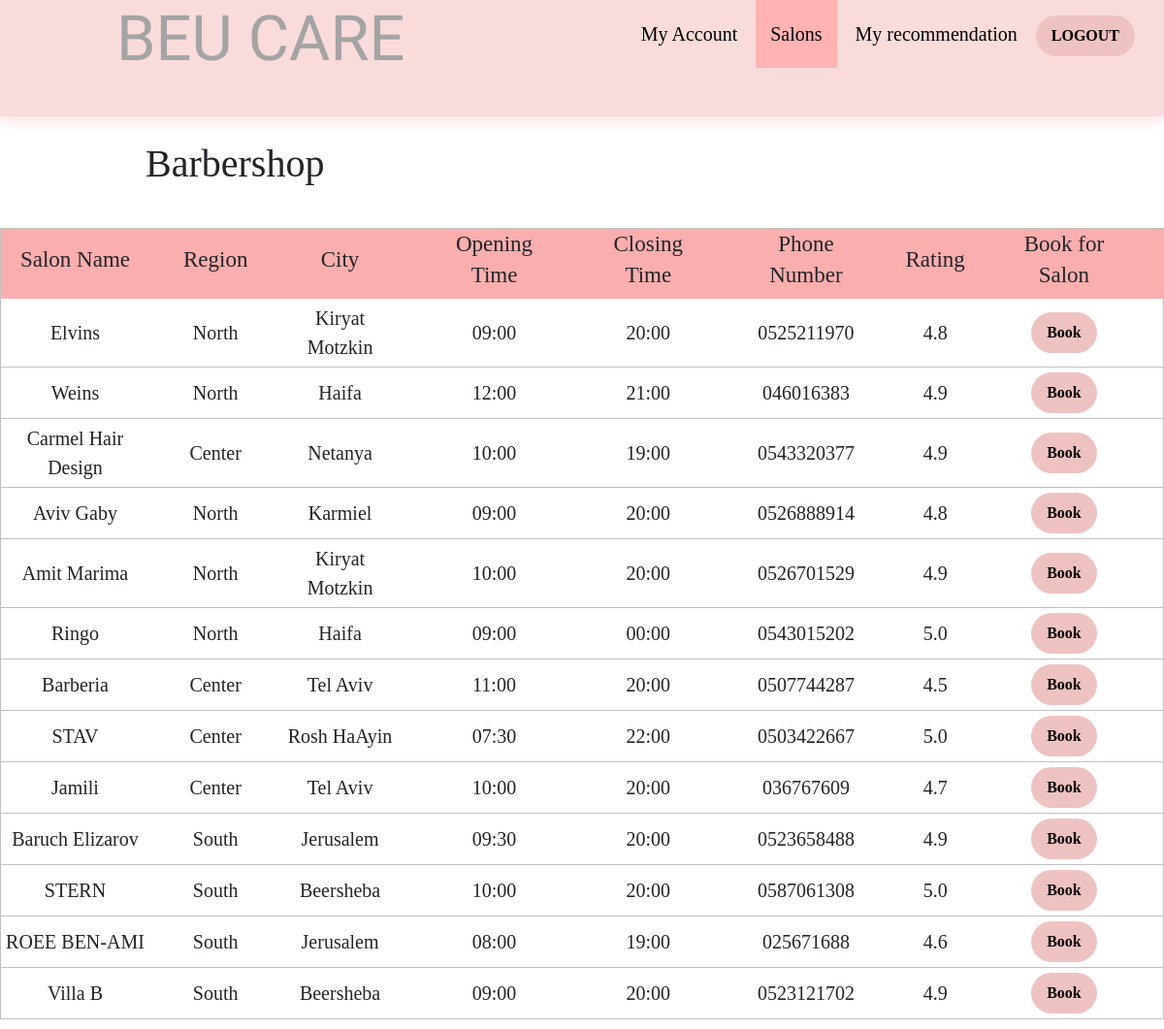
/Mysalon-project/barber.php, run on the app's committed database.
### tables this page shows
CREATE TABLE `salon` (
  `SalonID` int(11) NOT NULL,
  `SalonName` varchar(45) NOT NULL,
  `ServiceId` int(11) NOT NULL,
  `Region` varchar(45) NOT NULL,
  `City` varchar(60) NOT NULL,
  `OpeningTIme` time(2) NOT NULL,
  `ClosingTime` time(2) NOT NULL,
  `Rating` decimal(10,1) DEFAULT NULL,
  `Phonenumber` varchar(45) NOT NULL
);

### Mysalon-project/barber.php (the view, shortened to what this page needs)
<!DOCTYPE html>
<html lang="en">
<head>
    <link rel="stylesheet" href="https://cdn.jsdelivr.net/npm/bootstrap@4.0.0/dist/css/bootstrap.min.css">
</head>
<body >
<nav>
         <label class="logo">BEU CARE</label>
         <ul>
         <li><a href="customerpage.php" style='color:black;'>My Account</a></li>
            <li>
               <a class="active" href="#" style='color:black;'>Salons
               </a>
            </li>
            <li><a href="recommed-form.php" style='color:black; text-decoration:none;'>My recommendation</a></li>
            <button ><a href="logout.php" style='color:black; text-decoration:none;'>LOGOUT</a> </button>
         </ul>
      </nav>
    <h1>Barbershop</h1>
    <br>
    <table class="content-table" id="branch">
        <thead>
            <tr>
                <th><h2>Salon Name</h2>  </th>
                <th> <h2>Region</h2> </th>
                <th> <h2>City</h2> </th>
                <th> <h2>Opening Time</h2> </th>
                <th> <h2>Closing Time</h2> </th>
                <th> <h2>Phone Number</h2> </th>
                <th> <h2>Rating</h2> </th>
                <th> <h2>Book for Salon</h2> </th>
            </tr>
        </thead>
         <tbody>
        <?php
          $servername="localhost";
          $username="root";
          $password="";
          $database="projectsalons";
          $connection=new mysqli($servername,$username,$password,$database,3307);
        $sql="SELECT SalonName,Region,City,SalonID,
        cast(OpeningTime as varchar(5)) as OpeningTime,cast(ClosingTime as varchar(5)) AS ClosingTime,Phonenumber,Rating  FROM salon WHERE ServiceId =2";
        $result=$connection->query($sql);
        while($row=$result->fetch_assoc()){
         $salon_id=$row['SalonID'];
        echo "<tr>
        <td>" .$row["SalonName"] ."</td>
        <td>" .$row["Region"] ."</td>
        <td>" .$row["City"] ."</td>
        <td>" .$row["OpeningTime"] ."</td>
        <td>" .$row["ClosingTime"] ."</td>
        <td>" .$row["Phonenumber"] ."</td>
        <td>" .$row["Rating"] ."</td>
        <td><button><a href='bookingpage.php?u_id=$salon_id' style='color:black; text-decoration:none;'>Book</a></button></td>
     </tr>";
}
?>
</tbody>
</table>
</body>
</html>

### Mysalon-project/barber.php (style rules this page uses)
.content-table { border-collapse:collapse; margin: 10px 0; font-size:1.23em; min-width: 500px; margin-left:5px; border:1px solid #C0C0C0; margin-left: auto; margin-right: auto; }
.content-table thead tr { background-color:#FAAEAE; text-align:left; }
.content-table tbody tr { border-bottom: 1px solid #C0C0C0; }
h2 { font-family: Lato-Bold; font-size: 23px; line-height: 1.4; padding-right:35px; }
.content-table tbody td { font-family: Lato-Bold; font-size: 20px; padding-right:35px; }
h1 { padding-top:25px; padding-left:150px; }
tr { text-align: center; }
td { padding-top:5px; padding-bottom:5px; }
button { display: inline-block; outline: 0; border: 0; cursor: pointer; background-color:#EFC2C2; border-radius: 60px; padding: 8px 16px; font-size: 16px; font-weight: 700; color: black; line-height: 26px; }
* { margin: 0; padding: 0; list-style: none; text-decoration: none; }
body { user-select: none; font-family: montserrat; }
nav .logo { color: #A4A4A4; font-size: 65px; line-height: 80px; padding: 0 120px; font-family: 'Mouse Memoirs', sans-serif; }
nav { height: 70px; box-shadow: 0 3px 15px #fadbdb; background: #fadbdb; height: 120px; width: 100%; padding: auto; }
nav ul { float: right; margin-right: 30px; }
nav ul li { display: inline-block; }
nav ul li a { color:black; text-decoration:none; display: block; padding: 0 15px; line-height: 70px; font-size: 20px; background: #fadbdb; transition: .5s; }
nav ul li a:hover, nav ul li a.active { background: #FFB3B3; transition: .5s; text-decoration:none; }
h2 { text-align: center; }

### data on the page
salon: SalonName "Elvins", Region "North", City "Kiryat Motzkin", OpeningTime "09:00", ClosingTime "20:00", Phonenumber "0525211970", Rating "4.8"
salon: SalonName "Weins", Region "North", City "Haifa", OpeningTime "12:00", ClosingTime "21:00", Phonenumber "046016383", Rating "4.9"
salon: SalonName "Carmel Hair Design", Region "Center", City "Netanya", OpeningTime "10:00", ClosingTime "19:00", Phonenumber "0543320377", Rating "4.9"
salon: SalonName "Aviv Gaby", Region "North", City "Karmiel", OpeningTime "09:00", ClosingTime "20:00", Phonenumber "0526888914", Rating "4.8"
salon: SalonName "Amit Marima", Region "North", City "Kiryat Motzkin", OpeningTime "10:00", ClosingTime "20:00", Phonenumber "0526701529", Rating "4.9"
salon: SalonName "Ringo", Region "North", City "Haifa", OpeningTime "09:00", ClosingTime "00:00", Phonenumber "0543015202", Rating "5.0"
salon: SalonName "Barberia", Region "Center", City "Tel Aviv", OpeningTime "11:00", ClosingTime "20:00", Phonenumber "0507744287", Rating "4.5"
salon: SalonName "STAV", Region "Center", City "Rosh HaAyin", OpeningTime "07:30", ClosingTime "22:00", Phonenumber "0503422667", Rating "5.0"
salon: SalonName "Jamili", Region "Center", City "Tel Aviv", OpeningTime "10:00", ClosingTime "20:00", Phonenumber "036767609", Rating "4.7"
salon: SalonName "Baruch Elizarov", Region "South", City "Jerusalem", OpeningTime "09:30", ClosingTime "20:00", Phonenumber "0523658488", Rating "4.9"
salon: SalonName "STERN", Region "South", City "Beersheba", OpeningTime "10:00", ClosingTime "20:00", Phonenumber "0587061308", Rating "5.0"
salon: SalonName "ROEE BEN-AMI", Region "South", City "Jerusalem", OpeningTime "08:00", ClosingTime "19:00", Phonenumber "025671688", Rating "4.6"
salon: SalonName "Villa B", Region "South", City "Beersheba", OpeningTime "09:00", ClosingTime "20:00", Phonenumber "0523121702", Rating "4.9"
